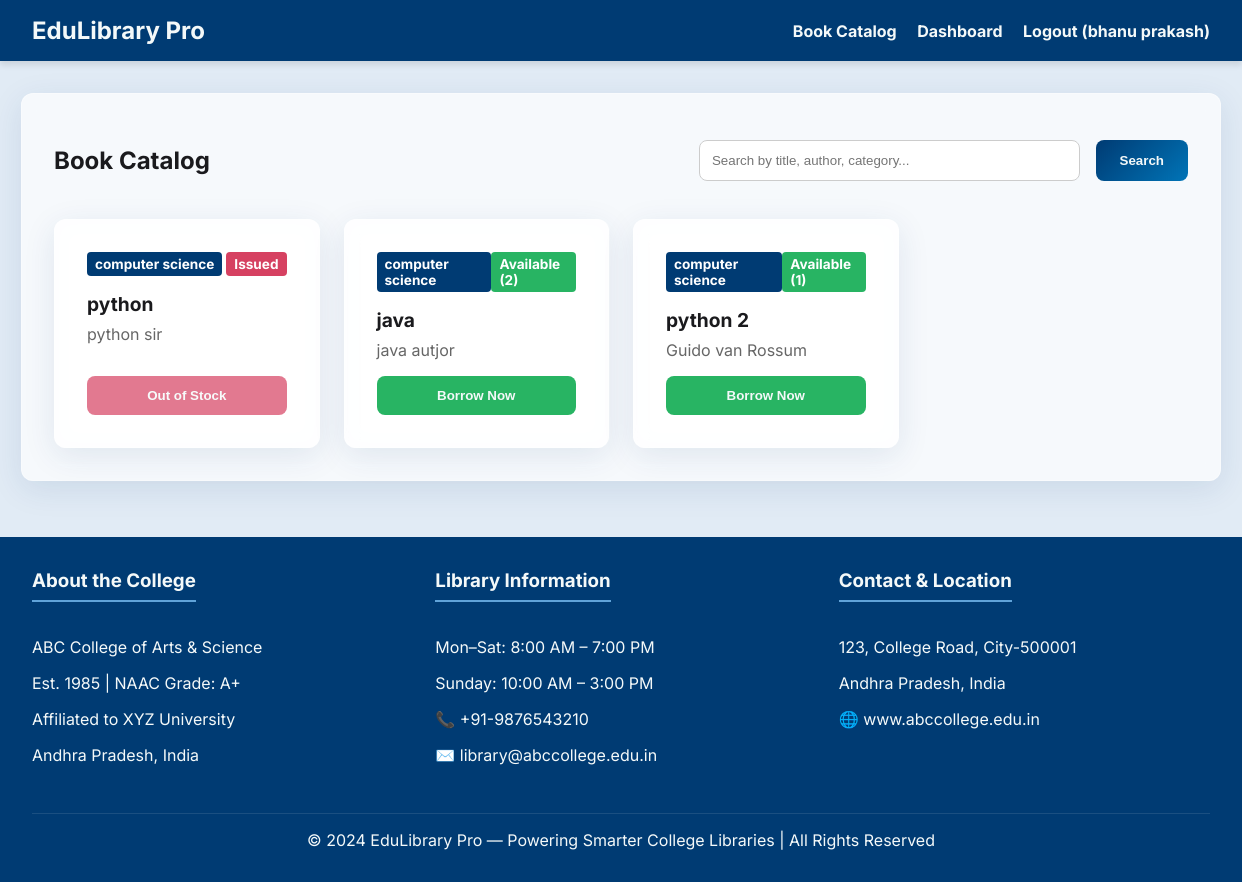
The app's page /catalog (signed in) with its own data.
### models.py (models this page shows)
class User(Base):
    __tablename__ = "users"
    id = Column(Integer, primary_key=True, index=True)
    library_id = Column(String, unique=True, index=True)
    name = Column(String)
    email = Column(String, unique=True, index=True)
    phone = Column(String)
    dob = Column(Date)
    grade_class = Column(String)
    roll_no = Column(String, nullable=True)
    profession = Column(String) # Student, Teacher, Admin
    password_hash = Column(String)
    created_at = Column(DateTime, default=datetime.datetime.utcnow)
    loans = relationship("Loan", back_populates="user")
    fines = relationship("Fine", back_populates="user")
    activities = relationship("ActivityLog", back_populates="user")

class Book(Base):
    __tablename__ = "books"
    id = Column(Integer, primary_key=True, index=True)
    title = Column(String, index=True)
    author = Column(String, index=True)
    category = Column(String, index=True)
    isbn = Column(String, unique=True, index=True, nullable=True)
    total_copies = Column(Integer, default=1)
    available_copies = Column(Integer, default=1)
    loans = relationship("Loan", back_populates="book")

### main.py (the view)
@app.get("/catalog", response_class=HTMLResponse)
async def catalog(request: Request, search: str = None, db: Session = Depends(get_db)):
    user = auth.get_current_user_from_cookie(request, db)
    if search:
        books = crud.search_books(db, search)
    else:
        books = crud.get_books(db)
    return templates.TemplateResponse(request=request, name="catalog.html", context={"user": user, "books": books, "search": search})

### templates/catalog.html
{% extends "base.html" %}
{% block content %}
<div class="glass card">
    <div style="display: flex; justify-content: space-between; align-items: center; margin-bottom: 1.5rem;">
        <h2>Book Catalog</h2>
        <form action="/catalog" method="GET" style="display: flex; gap: 1rem; flex: 0.5;">
            <input type="text" name="search" placeholder="Search by title, author, category..." value="{{ search or '' }}" style="margin: 0; flex: 1;">
            <button type="submit" class="btn" style="white-space: nowrap;">Search</button>
        </form>
    </div>
    <div class="catalog-grid">
        {% for book in books %}
        <div class="glass card book-card" style="margin-bottom: 0;">
            <div style="display: flex; justify-content: space-between; align-items: start; margin-bottom: 1rem;">
                <span class="badge" style="background: var(--primary-color); color: white;">{{ book.category }}</span>
                {% if book.available_copies > 0 %}
                    <span class="badge badge-active">Available ({{ book.available_copies }})</span>
                {% else %}
                    <span class="badge badge-overdue">Issued</span>
                {% endif %}
            </div>
            <div class="title">{{ book.title }}</div>
            <div class="author">{{ book.author }}</div>
            <div class="actions">
                {% if book.available_copies > 0 %}
                <form action="/issue/{{ book.id }}" method="POST" style="margin: 0;">
                    <button type="submit" class="btn btn-success" style="width: 100%;">Borrow Now</button>
                </form>
                {% else %}
                <button class="btn btn-danger" style="width: 100%; opacity: 0.7; cursor: not-allowed;" disabled>Out of Stock</button>
                {% endif %}
            </div>
        </div>
        {% else %}
        <p>No books found.</p>
        {% endfor %}
    </div>
</div>
{% endblock %}

### templates/base.html (shortened to what this page needs)
<!DOCTYPE html>
<html lang="en">
<head>
    <link rel="stylesheet" href="/static/css/style.css">
</head>
<body>
    <header>
        <h1>EduLibrary Pro</h1>
        <nav>
            {% if user %}
                <a href="/catalog">Book Catalog</a>
                <a href="/dashboard">Dashboard</a>
                <a href="/logout">Logout ({{ user.name }})</a>
            {% else %}
                <a href="/">Login</a>
                <a href="/register">Register</a>
            {% endif %}
        </nav>
    </header>
    <main class="container">
        {% block content %}{% endblock %}
    </main>
    <footer>
        <div class="footer-content">
            <div class="footer-section">
                <h3>About the College</h3>
                <p>ABC College of Arts & Science</p>
                <p>Est. 1985 | NAAC Grade: A+</p>
                <p>Affiliated to XYZ University</p>
                <p>Andhra Pradesh, India</p>
            </div>
            <div class="footer-section">
                <h3>Library Information</h3>
                <p>Mon–Sat: 8:00 AM – 7:00 PM</p>
                <p>Sunday: 10:00 AM – 3:00 PM</p>
                <p>📞 +91-9876543210</p>
                <p>✉️ library@abccollege.edu.in</p>
            </div>
            <div class="footer-section">
                <h3>Contact & Location</h3>
                <p>123, College Road, City-500001</p>
                <p>Andhra Pradesh, India</p>
                <p>🌐 www.abccollege.edu.in</p>
            </div>
        </div>
        <div class="footer-bottom">
            &copy; 2024 EduLibrary Pro — Powering Smarter College Libraries | All Rights Reserved
        </div>
    </footer>
</body>
</html>

### static/css/style.css (style rules this page uses)
:root { --primary-color: #003B73; --secondary-color: #0074B7; --accent-color: #60A3D9; --background-color: #E1EBF5; --surface-color: #FFFFFF; --text-color: #1A1A1D; --text-light: #F4F9F9; --danger-color: #D64161; --success-color: #28B463; }
body { font-family: 'Inter', 'Roboto', sans-serif; background-color: var(--background-color); color: var(--text-color); margin: 0; padding: 0; display: flex; flex-direction: column; min-height: 100vh; }
.glass { background: rgba(255, 255, 255, 0.7); backdrop-filter: blur(10px); -webkit-backdrop-filter: blur(10px); border-radius: 12px; border: 1px solid rgba(255, 255, 255, 0.3); box-shadow: 0 8px 32px 0 rgba(0, 59, 115, 0.1); }
header { background-color: var(--primary-color); color: var(--text-light); padding: 1rem 2rem; display: flex; justify-content: space-between; align-items: center; box-shadow: 0 4px 6px rgba(0,0,0,0.1); }
header a { color: var(--text-light); text-decoration: none; font-weight: bold; margin-left: 1rem; }
header h1 { margin: 0; font-size: 1.5rem; }
.container { flex: 1; max-width: 1200px; margin: 2rem auto; padding: 0 1rem; width: 100%; }
.card { padding: 2rem; margin-bottom: 1.5rem; }
.btn { background: linear-gradient(135deg, var(--primary-color), var(--secondary-color)); color: var(--text-light); border: none; padding: 0.75rem 1.5rem; border-radius: 8px; cursor: pointer; font-weight: bold; transition: transform 0.2s, box-shadow 0.2s; text-decoration: none; display: inline-block; }
.btn-danger { background: var(--danger-color); }
.btn-success { background: var(--success-color); }
input, select { width: 100%; padding: 0.75rem; margin-bottom: 1rem; border: 1px solid #ccc; border-radius: 8px; box-sizing: border-box; }
footer { background-color: var(--primary-color); color: var(--text-light); padding: 2rem; margin-top: auto; }
.footer-content { display: grid; grid-template-columns: repeat(auto-fit, minmax(250px, 1fr)); gap: 2rem; max-width: 1200px; margin: 0 auto; }
.footer-section h3 { margin-top: 0; border-bottom: 2px solid var(--accent-color); padding-bottom: 0.5rem; display: inline-block; }
.footer-bottom { text-align: center; margin-top: 2rem; padding-top: 1rem; border-top: 1px solid rgba(255,255,255,0.1); }
.badge { padding: 0.25rem 0.5rem; border-radius: 4px; font-size: 0.85rem; font-weight: bold; }
.badge-active { background-color: var(--success-color); color: white; }
.badge-overdue { background-color: var(--danger-color); color: white; }
.catalog-grid { display: grid; grid-template-columns: repeat(auto-fill, minmax(250px, 1fr)); gap: 1.5rem; }
.book-card { display: flex; flex-direction: column; }
.book-card .title { font-size: 1.2rem; font-weight: bold; margin-bottom: 0.5rem; }
.book-card .author { color: #666; margin-bottom: 1rem; }
.book-card .actions { margin-top: auto; }

### records on screen
User: name "bhanu prakash"
Book: category "computer science", available_copies "Issued", title "python", author "python sir"
Book: category "computer science", available_copies "2", title "java", author "java autjor"
Book: category "computer science", available_copies "1", title "python 2", author "Guido van Rossum"
